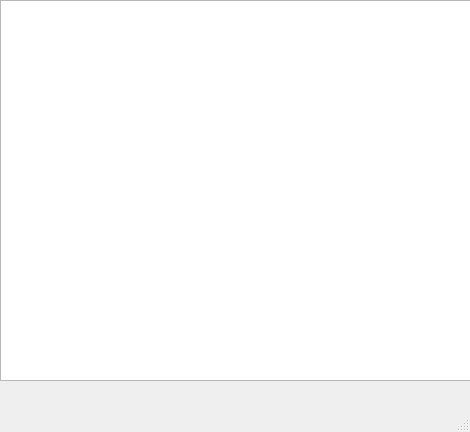
<?xml version="1.0" encoding="UTF-8"?>
<ui version="4.0">
 <class>MainWindow</class>
 <widget class="QMainWindow" name="MainWindow">
  <property name="geometry">
   <rect>
    <x>0</x>
    <y>0</y>
    <width>470</width>
    <height>432</height>
   </rect>
  </property>
  <property name="windowTitle">
   <string>MainWindow</string>
  </property>
  <widget class="QWidget" name="centralwidget">
   <widget class="QTableWidget" name="tableWidget">
    <property name="geometry">
     <rect>
      <x>0</x>
      <y>0</y>
      <width>471</width>
      <height>381</height>
     </rect>
    </property>
    <property name="sizePolicy">
     <sizepolicy hsizetype="Fixed" vsizetype="Fixed">
      <horstretch>0</horstretch>
      <verstretch>0</verstretch>
     </sizepolicy>
    </property>
   </widget>
  </widget>
  <widget class="QMenuBar" name="menubar">
   <property name="geometry">
    <rect>
     <x>0</x>
     <y>0</y>
     <width>470</width>
     <height>26</height>
    </rect>
   </property>
  </widget>
  <widget class="QStatusBar" name="statusbar"/>
 </widget>
 <resources/>
 <connections/>
</ui>
